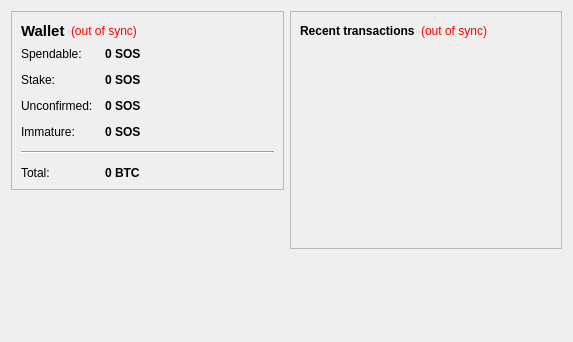
<?xml version="1.0" encoding="UTF-8"?>
<ui version="4.0">
 <class>OverviewPage</class>
 <widget class="QWidget" name="OverviewPage">
  <property name="geometry">
   <rect>
    <x>0</x>
    <y>0</y>
    <width>573</width>
    <height>342</height>
   </rect>
  </property>
  <property name="windowTitle">
   <string>Form</string>
  </property>
  <layout class="QHBoxLayout" name="horizontalLayout" stretch="1,1">
   <item>
    <layout class="QVBoxLayout" name="verticalLayout_2">
     <item>
      <widget class="QFrame" name="frame">
       <property name="frameShape">
        <enum>QFrame::StyledPanel</enum>
       </property>
       <property name="frameShadow">
        <enum>QFrame::Raised</enum>
       </property>
       <layout class="QVBoxLayout" name="verticalLayout_4">
        <item>
         <layout class="QHBoxLayout" name="horizontalLayout_4">
          <item>
           <widget class="QLabel" name="label_5">
            <property name="font">
             <font>
              <pointsize>11</pointsize>
              <weight>75</weight>
              <bold>true</bold>
             </font>
            </property>
            <property name="text">
             <string>Wallet</string>
            </property>
           </widget>
          </item>
          <item>
           <widget class="QLabel" name="labelWalletStatus">
            <property name="toolTip">
             <string>The displayed information may be out of date. Your wallet automatically synchronizes with the SOSCoin network after a connection is established, but this process has not completed yet.</string>
            </property>
            <property name="styleSheet">
             <string notr="true">QLabel { color: red; }</string>
            </property>
            <property name="text">
             <string notr="true">(out of sync)</string>
            </property>
            <property name="alignment">
             <set>Qt::AlignLeading|Qt::AlignLeft|Qt::AlignVCenter</set>
            </property>
           </widget>
          </item>
          <item>
           <spacer name="horizontalSpacer_2">
            <property name="orientation">
             <enum>Qt::Horizontal</enum>
            </property>
            <property name="sizeHint" stdset="0">
             <size>
              <width>40</width>
              <height>20</height>
             </size>
            </property>
           </spacer>
          </item>
         </layout>
        </item>
        <item>
         <layout class="QFormLayout" name="formLayout_2">
          <property name="fieldGrowthPolicy">
           <enum>QFormLayout::AllNonFixedFieldsGrow</enum>
          </property>
          <property name="horizontalSpacing">
           <number>12</number>
          </property>
          <property name="verticalSpacing">
           <number>12</number>
          </property>
          <item row="0" column="0">
           <widget class="QLabel" name="label">
            <property name="text">
             <string>Spendable:</string>
            </property>
           </widget>
          </item>
          <item row="0" column="1">
           <widget class="QLabel" name="labelBalance">
            <property name="font">
             <font>
              <weight>75</weight>
              <bold>true</bold>
             </font>
            </property>
            <property name="cursor">
             <cursorShape>IBeamCursor</cursorShape>
            </property>
            <property name="toolTip">
             <string>Your current spendable balance</string>
            </property>
            <property name="text">
             <string notr="true">0 SOS</string>
            </property>
            <property name="textInteractionFlags">
             <set>Qt::LinksAccessibleByMouse|Qt::TextSelectableByKeyboard|Qt::TextSelectableByMouse</set>
            </property>
           </widget>
          </item>
          <item row="1" column="0">
           <widget class="QLabel" name="label_6">
            <property name="text">
             <string>Stake:</string>
            </property>
           </widget>
          </item>
          <item row="1" column="1">
           <widget class="QLabel" name="labelStake">
            <property name="font">
             <font>
              <weight>75</weight>
              <bold>true</bold>
             </font>
            </property>
            <property name="cursor">
             <cursorShape>IBeamCursor</cursorShape>
            </property>
            <property name="toolTip">
             <string>Total of coins that was staked, and do not yet count toward the current balance</string>
            </property>
            <property name="text">
             <string notr="true">0 SOS</string>
            </property>
            <property name="textInteractionFlags">
             <set>Qt::LinksAccessibleByMouse|Qt::TextSelectableByKeyboard|Qt::TextSelectableByMouse</set>
            </property>
           </widget>
          </item>
          <item row="2" column="0">
           <widget class="QLabel" name="label_3">
            <property name="text">
             <string>Unconfirmed:</string>
            </property>
           </widget>
          </item>
          <item row="2" column="1">
           <widget class="QLabel" name="labelUnconfirmed">
            <property name="font">
             <font>
              <weight>75</weight>
              <bold>true</bold>
             </font>
            </property>
            <property name="cursor">
             <cursorShape>IBeamCursor</cursorShape>
            </property>
            <property name="toolTip">
             <string>Total of transactions that have yet to be confirmed, and do not yet count toward the current balance</string>
            </property>
            <property name="text">
             <string notr="true">0 SOS</string>
            </property>
            <property name="textInteractionFlags">
             <set>Qt::LinksAccessibleByMouse|Qt::TextSelectableByKeyboard|Qt::TextSelectableByMouse</set>
            </property>
           </widget>
          </item>
          <item row="3" column="0">
           <widget class="QLabel" name="labelImmatureText">
            <property name="text">
             <string>Immature:</string>
            </property>
           </widget>
          </item>
          <item row="3" column="1">
           <widget class="QLabel" name="labelImmature">
            <property name="font">
             <font>
              <weight>75</weight>
              <bold>true</bold>
             </font>
            </property>
            <property name="toolTip">
             <string>Mined balance that has not yet matured</string>
            </property>
            <property name="text">
             <string notr="true">0 SOS</string>
            </property>
            <property name="textInteractionFlags">
             <set>Qt::LinksAccessibleByMouse|Qt::TextSelectableByKeyboard|Qt::TextSelectableByMouse</set>
            </property>
           </widget>
          </item>
          <item row="4" column="0" colspan="2">
           <widget class="Line" name="line">
            <property name="orientation">
             <enum>Qt::Horizontal</enum>
            </property>
           </widget>
          </item>
          <item row="5" column="0">
           <widget class="QLabel" name="labelTotalText">
            <property name="text">
             <string>Total:</string>
            </property>
           </widget>
          </item>
          <item row="5" column="1">
           <widget class="QLabel" name="labelTotal">
            <property name="font">
             <font>
              <weight>75</weight>
              <bold>true</bold>
             </font>
            </property>
            <property name="cursor">
             <cursorShape>IBeamCursor</cursorShape>
            </property>
            <property name="toolTip">
             <string>Your current total balance</string>
            </property>
            <property name="text">
             <string notr="true">0 BTC</string>
            </property>
            <property name="textInteractionFlags">
             <set>Qt::LinksAccessibleByMouse|Qt::TextSelectableByKeyboard|Qt::TextSelectableByMouse</set>
            </property>
           </widget>
          </item>
         </layout>
        </item>
       </layout>
      </widget>
     </item>
     <item>
      <spacer name="verticalSpacer">
       <property name="orientation">
        <enum>Qt::Vertical</enum>
       </property>
       <property name="sizeHint" stdset="0">
        <size>
         <width>20</width>
         <height>40</height>
        </size>
       </property>
      </spacer>
     </item>
    </layout>
   </item>
   <item>
    <layout class="QVBoxLayout" name="verticalLayout_3">
     <item>
      <widget class="QFrame" name="frame_2">
       <property name="frameShape">
        <enum>QFrame::StyledPanel</enum>
       </property>
       <property name="frameShadow">
        <enum>QFrame::Raised</enum>
       </property>
       <layout class="QVBoxLayout" name="verticalLayout">
        <item>
         <layout class="QHBoxLayout" name="horizontalLayout_2">
          <item>
           <widget class="QLabel" name="label_4">
            <property name="text">
             <string>&lt;b&gt;Recent transactions&lt;/b&gt;</string>
            </property>
           </widget>
          </item>
          <item>
           <widget class="QLabel" name="labelTransactionsStatus">
            <property name="toolTip">
             <string>The displayed information may be out of date. Your wallet automatically synchronizes with the SOSCoin network after a connection is established, but this process has not completed yet.</string>
            </property>
            <property name="styleSheet">
             <string notr="true">QLabel { color: red; }</string>
            </property>
            <property name="text">
             <string notr="true">(out of sync)</string>
            </property>
            <property name="alignment">
             <set>Qt::AlignRight|Qt::AlignTrailing|Qt::AlignVCenter</set>
            </property>
           </widget>
          </item>
          <item>
           <spacer name="horizontalSpacer">
            <property name="orientation">
             <enum>Qt::Horizontal</enum>
            </property>
            <property name="sizeHint" stdset="0">
             <size>
              <width>40</width>
              <height>20</height>
             </size>
            </property>
           </spacer>
          </item>
         </layout>
        </item>
        <item>
         <widget class="QListView" name="listTransactions">
          <property name="styleSheet">
           <string notr="true">QListView { background: transparent; }</string>
          </property>
          <property name="frameShape">
           <enum>QFrame::NoFrame</enum>
          </property>
          <property name="verticalScrollBarPolicy">
           <enum>Qt::ScrollBarAlwaysOff</enum>
          </property>
          <property name="horizontalScrollBarPolicy">
           <enum>Qt::ScrollBarAlwaysOff</enum>
          </property>
          <property name="selectionMode">
           <enum>QAbstractItemView::NoSelection</enum>
          </property>
         </widget>
        </item>
       </layout>
      </widget>
     </item>
     <item>
      <spacer name="verticalSpacer_2">
       <property name="orientation">
        <enum>Qt::Vertical</enum>
       </property>
       <property name="sizeHint" stdset="0">
        <size>
         <width>20</width>
         <height>40</height>
        </size>
       </property>
      </spacer>
     </item>
    </layout>
   </item>
  </layout>
 </widget>
 <resources/>
 <connections/>
</ui>
